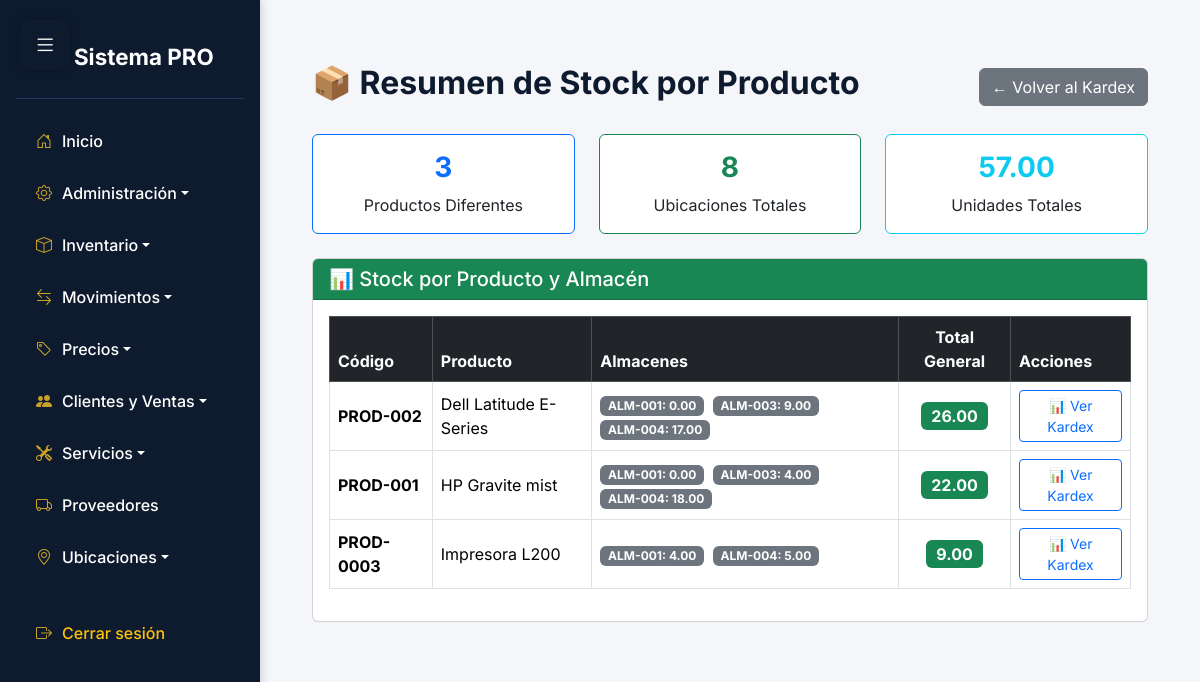
/app/vista/Kardex/resumen_stock.php (signed in), run on the app's committed database.
### tables this page shows
CREATE TABLE `inventario_almacen` (
  `id` int NOT NULL,
  `producto_id` int NOT NULL,
  `almacen_id` int NOT NULL,
  `codigo_barras` varchar(100) DEFAULT NULL,
  `lote` varchar(50) DEFAULT NULL,
  `fecha_vencimiento` date DEFAULT NULL,
  `fecha_ingreso` datetime DEFAULT CURRENT_TIMESTAMP,
  `cantidad_actual` decimal(10,2) NOT NULL DEFAULT '0.00',
  `cantidad_minima` decimal(10,2) DEFAULT '0.00',
  `cantidad_maxima` decimal(10,2) DEFAULT NULL,
  `observaciones` varchar(255) DEFAULT NULL,
  `usuario_modificador_id` int DEFAULT NULL,
  `actualizado_en` datetime DEFAULT CURRENT_TIMESTAMP ON UPDATE CURRENT_TIMESTAMP
);

CREATE TABLE `almacenes` (
  `id` int NOT NULL,
  `codigo` varchar(20) NOT NULL,
  `nombre` varchar(100) NOT NULL,
  `ubicacion` text,
  `descripcion` text,
  `responsable_usuario_id` int DEFAULT NULL,
  `estado_id` int NOT NULL DEFAULT '1',
  `usuario_creador_id` int DEFAULT NULL,
  `usuario_modificador_id` int DEFAULT NULL,
  `creado_en` datetime DEFAULT CURRENT_TIMESTAMP,
  `actualizado_en` datetime DEFAULT CURRENT_TIMESTAMP ON UPDATE CURRENT_TIMESTAMP
);

### app/Conexion/Conexion.php (called while the page is built)
<?php
class Conexion {
    private $conexion;
    private $host = 'localhost';
    private $dbName = 'aegis';
    private $username = 'root';
    private $password = '';
    public function __construct() {
        try {
            $this->conexion = new PDO(
                "mysql:host=$this->host;dbname=$this->dbName",
                $this->username,
                $this->password
            );
            $this->conexion->setAttribute(PDO::ATTR_ERRMODE, PDO::ERRMODE_EXCEPTION);
        } catch (PDOException $e) {
            die("Error de conexión: " . $e->getMessage());
        }
    }
    public function getConexion() {
        return $this->conexion;
    }
}
?>

### app/Controlador/BitacoraInventarioControlador.php (called while the page is built, shortened)
<?php
require_once __DIR__ . '/../Modelo/BitacoraInventario.php';
class BitacoraInventarioControlador {
    private $modelo;
    public function __construct() {
        $this->modelo = new BitacoraInventario();
    }
    public function obtenerResumenStock() {
        try {
            return $this->modelo->obtenerResumenStock();
        } catch (Exception $e) {
            throw new Exception("Error al obtener resumen de stock: " . $e->getMessage());
        }
    }
}
?>

### app/Modelo/BitacoraInventario.php (called while the page is built, shortened)
<?php
require_once __DIR__ . '/../Conexion/Conexion.php';
class BitacoraInventario {
    private $conexion;
    public function __construct() {
        $this->conexion = new Conexion();
    }
    public function obtenerResumenStock() {
        $sql = "SELECT
                    p.id AS producto_id,
                    p.codigo AS codigo_producto,
                    p.nombre AS producto,
                    a.id AS almacen_id,
                    a.codigo AS codigo_almacen,
                    a.nombre AS almacen,
                    ia.cantidad_actual AS stock_actual
                FROM inventario_almacen ia
                INNER JOIN productos p ON ia.producto_id = p.id
                INNER JOIN almacenes a ON ia.almacen_id = a.id
                WHERE p.estado_id = 1 AND a.estado_id = 1
                ORDER BY p.nombre ASC, a.nombre ASC";
        $stmt = $this->conexion->getConexion()->prepare($sql);
        $stmt->execute();
        return $stmt->fetchAll(PDO::FETCH_ASSOC);
    }
}

### app/Vista/Kardex/resumen_stock.php (the view, shortened to what this page needs)
<?php
require_once '../../Controlador/BitacoraInventarioControlador.php';
include '../../../includes/sidebar.php';
$controlador = new BitacoraInventarioControlador();
try {
    $resumen = $controlador->obtenerResumenStock();
} catch (Exception $e) {
    $error = $e->getMessage();
    $resumen = [];
}
$productos_agrupados = [];
foreach ($resumen as $item) {
    $pid = $item['producto_id'];
    if (!isset($productos_agrupados[$pid])) {
        $productos_agrupados[$pid] = [
            'codigo' => $item['codigo_producto'],
            'nombre' => $item['producto'],
            'almacenes' => [],
            'total' => 0
        ];
    }
    $productos_agrupados[$pid]['almacenes'][] = [
        'almacen' => $item['almacen'],
        'codigo_almacen' => $item['codigo_almacen'],
        'stock' => $item['stock_actual']
    ];
    $productos_agrupados[$pid]['total'] += $item['stock_actual'];
}
?>
<div class="container-fluid mt-4">
    <div class="d-flex justify-content-between align-items-center mb-4">
        <h2>📦 Resumen de Stock por Producto</h2>
        <a href="kardex.php" class="btn btn-secondary">← Volver al Kardex</a>
    </div>
    <div class="row mb-4">
        <div class="col-md-4">
            <div class="card text-center border-primary">
                <div class="card-body">
                    <h3 class="text-primary"><?= count($productos_agrupados) ?></h3>
                    <p class="mb-0">Productos Diferentes</p>
                </div>
            </div>
        </div>
        <div class="col-md-4">
            <div class="card text-center border-success">
                <div class="card-body">
                    <h3 class="text-success"><?= count($resumen) ?></h3>
                    <p class="mb-0">Ubicaciones Totales</p>
                </div>
            </div>
        </div>
        <div class="col-md-4">
            <div class="card text-center border-info">
                <div class="card-body">
                    <h3 class="text-info"><?= number_format(array_sum(array_column($productos_agrupados, 'total')), 2) ?></h3>
                    <p class="mb-0">Unidades Totales</p>
                </div>
            </div>
        </div>
    </div>
    <div class="card">
        <div class="card-header bg-success text-white">
            <h5 class="mb-0">📊 Stock por Producto y Almacén</h5>
        </div>
        <div class="card-body">
            <?php if (empty($productos_agrupados)): ?>
                <div class="text-center py-5 text-muted">
                    <div class="mb-2" style="font-size:48px">📭</div>
                    <p class="lead">No hay stock registrado</p>
                </div>
            <?php else: ?>
                <div class="table-responsive">
                    <table class="table table-bordered table-hover align-middle">
                        <thead class="table-dark">
                            <tr>
                                <th>Código</th>
                                <th>Producto</th>
                                <th>Almacenes</th>
                                <th class="text-center">Total General</th>
                                <th>Acciones</th>
                            </tr>
                        </thead>
                        <tbody>
                            <?php foreach ($productos_agrupados as $pid => $prod): ?>
                                <tr>
                                    <td><strong><?= htmlspecialchars($prod['codigo']) ?></strong></td>
                                    <td><?= htmlspecialchars($prod['nombre']) ?></td>
                                    <td>
                                        <?php foreach ($prod['almacenes'] as $alm): ?>
                                            <span class="badge bg-secondary me-1">
                                                <?= htmlspecialchars($alm['codigo_almacen']) ?>:
                                                <?= number_format($alm['stock'], 2) ?>
                                            </span>
                                        <?php endforeach; ?>
                                    </td>
                                    <td class="text-center">
                                        <span class="badge bg-success fs-6">
                                            <?= number_format($prod['total'], 2) ?>
                                        </span>
                                    </td>
                                    <td>
                                        <a href="ver_producto.php?producto_id=<?= $pid ?>"
                                           class="btn btn-sm btn-outline-primary"
                                           title="Ver historial">
                                            📊 Ver Kardex
                                        </a>
                                    </td>
                                </tr>
                            <?php endforeach; ?>
                        </tbody>
                    </table>
                </div>
            <?php endif; ?>
        </div>
    </div>
</div>

### includes/sidebar.php (style rules this page uses)
:root { --sidebar-bg: #0e1b2f; --sidebar-hover: #1f3a5f; --accent-gold: #c9a227; --body-bg: #f4f6f9; --text-light: #ffffff; --text-dark: #2e2e2e; }
body { font-family: 'Inter', sans-serif; background-color: var(--body-bg); color: var(--text-dark); margin: 0; padding: 0; }
h1, h2, h3 { color: var(--sidebar-bg); font-weight: 700; }

### data on the page
inventario_almacen: almacen.codigo "ALM-003", cantidad_actual "9.00"
inventario_almacen: almacen.codigo "ALM-004", cantidad_actual "17.00"
inventario_almacen: almacen.codigo "ALM-003", cantidad_actual "4.00"
inventario_almacen: almacen.codigo "ALM-004", cantidad_actual "18.00"
inventario_almacen: almacen.codigo "ALM-001", cantidad_actual "4.00"
inventario_almacen: almacen.codigo "ALM-004", cantidad_actual "5.00"

### other printed values
count($productos_agrupados) "3"
count($resumen) "8"
array_sum(array_column($productos_agrupados, 'total')) "57.00"
$prod['codigo'] "PROD-002"
$prod['nombre'] "Dell Latitude E-Series"
$alm['codigo_almacen'] "ALM-001"
$alm['stock'] "0.00"
$prod['total'] "26.00"
$prod['codigo'] "PROD-001"
$prod['nombre'] "HP Gravite mist"
$prod['total'] "22.00"
$prod['codigo'] "PROD-0003"
$prod['nombre'] "Impresora L200"
$prod['total'] "9.00"
